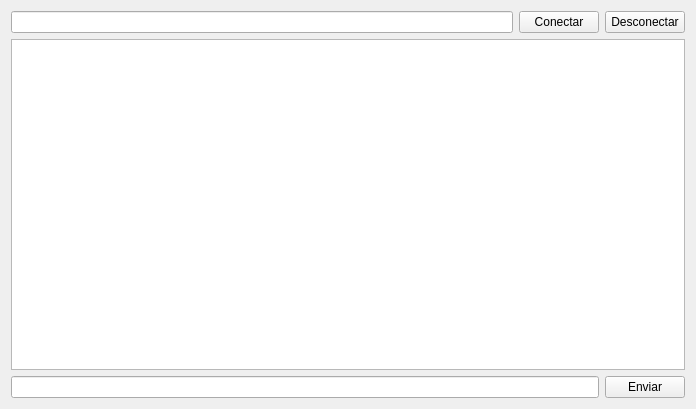
<?xml version="1.0" encoding="UTF-8"?>
<ui version="4.0">
 <class>TermianlRemotaCliente</class>
 <widget class="QMainWindow" name="TermianlRemotaCliente">
  <property name="geometry">
   <rect>
    <x>0</x>
    <y>0</y>
    <width>696</width>
    <height>409</height>
   </rect>
  </property>
  <property name="windowTitle">
   <string>TermianlRemotaCliente</string>
  </property>
  <widget class="QWidget" name="centralWidget">
   <layout class="QVBoxLayout" name="verticalLayout">
    <item>
     <layout class="QHBoxLayout" name="horizontalLayout_2">
      <item>
       <widget class="QLineEdit" name="txtIpCliente"/>
      </item>
      <item>
       <widget class="QPushButton" name="btnConectar">
        <property name="text">
         <string>Conectar</string>
        </property>
       </widget>
      </item>
      <item>
       <widget class="QPushButton" name="btnDesconectar">
        <property name="text">
         <string>Desconectar</string>
        </property>
       </widget>
      </item>
     </layout>
    </item>
    <item>
     <widget class="QListWidget" name="listWidget"/>
    </item>
    <item>
     <layout class="QHBoxLayout" name="horizontalLayout">
      <item>
       <widget class="QLineEdit" name="tctComando"/>
      </item>
      <item>
       <widget class="QPushButton" name="btnEnviar">
        <property name="text">
         <string>Enviar</string>
        </property>
       </widget>
      </item>
     </layout>
    </item>
   </layout>
  </widget>
 </widget>
 <layoutdefault spacing="6" margin="11"/>
 <resources/>
 <connections/>
</ui>
